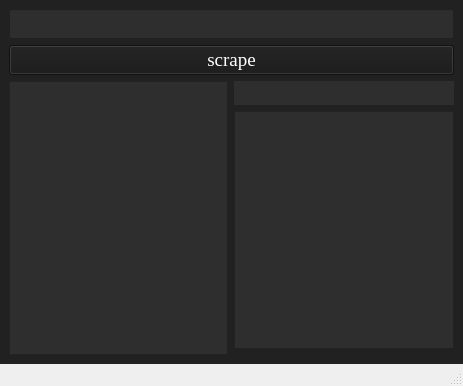
<?xml version="1.0" encoding="UTF-8"?>
<ui version="4.0">
 <class>MainWindow</class>
 <widget class="QMainWindow" name="MainWindow">
  <property name="geometry">
   <rect>
    <x>0</x>
    <y>0</y>
    <width>463</width>
    <height>386</height>
   </rect>
  </property>
  <property name="windowTitle">
   <string>MainWindow</string>
  </property>
  <widget class="QWidget" name="centralwidget">
   <property name="styleSheet">
    <string notr="true">background-color: rgb(33,33,33);
color: #ffffff</string>
   </property>
   <layout class="QGridLayout" name="gridLayout">
    <item row="2" column="0" rowspan="5">
     <widget class="QTextEdit" name="codeArea">
      <property name="font">
       <font>
        <family>Ubuntu Mono</family>
        <pointsize>18</pointsize>
       </font>
      </property>
      <property name="styleSheet">
       <string notr="true">background-color: rgb(46,46,46);
color: #ffffff</string>
      </property>
     </widget>
    </item>
    <item row="1" column="0" colspan="2">
     <widget class="QPushButton" name="scrapeButton">
      <property name="font">
       <font>
        <family>Times New Roman</family>
        <pointsize>14</pointsize>
       </font>
      </property>
      <property name="styleSheet">
       <string notr="true">background-color: rgb(25,25,25)</string>
      </property>
      <property name="text">
       <string>scrape</string>
      </property>
     </widget>
    </item>
    <item row="5" column="1">
     <widget class="QTextBrowser" name="problemDisplay">
      <property name="font">
       <font>
        <family>Times New Roman</family>
        <pointsize>12</pointsize>
       </font>
      </property>
      <property name="styleSheet">
       <string notr="true">background-color: rgb(46,46,46);
color: #ffffff</string>
      </property>
     </widget>
    </item>
    <item row="0" column="0" colspan="2">
     <widget class="QLineEdit" name="searchBox">
      <property name="font">
       <font>
        <family>Times New Roman</family>
        <pointsize>14</pointsize>
       </font>
      </property>
      <property name="styleSheet">
       <string notr="true">background-color: rgb(46,46,46);
color: #ffffff</string>
      </property>
     </widget>
    </item>
    <item row="2" column="1" rowspan="3" alignment="Qt::AlignVCenter">
     <widget class="QLabel" name="problemTitle">
      <property name="font">
       <font>
        <family>Times New Roman</family>
        <pointsize>16</pointsize>
        <weight>9</weight>
        <italic>false</italic>
        <bold>false</bold>
       </font>
      </property>
      <property name="styleSheet">
       <string notr="true">background-color: rgb(46,46,46);
font: 75 16pt &quot;Times New Roman&quot;;
color: #ffffff;</string>
      </property>
      <property name="text">
       <string/>
      </property>
      <property name="alignment">
       <set>Qt::AlignCenter</set>
      </property>
     </widget>
    </item>
   </layout>
  </widget>
  <widget class="QMenuBar" name="menubar">
   <property name="geometry">
    <rect>
     <x>0</x>
     <y>0</y>
     <width>463</width>
     <height>22</height>
    </rect>
   </property>
  </widget>
  <widget class="QStatusBar" name="statusbar"/>
 </widget>
 <resources/>
 <connections/>
</ui>
